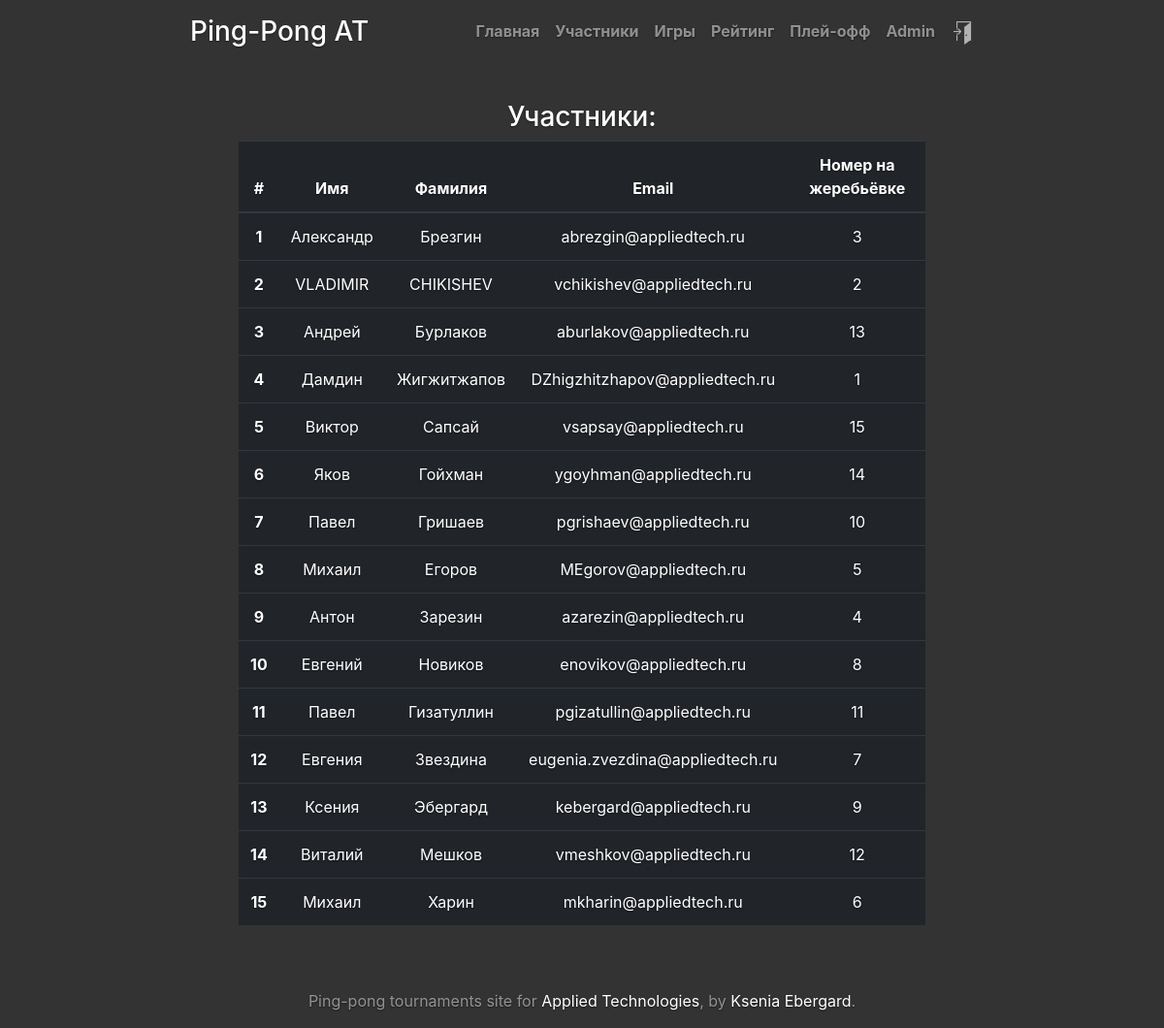
The app's page /participants/ (signed in) with its own data.
### tournament/models.py (models this page shows, shortened)
class Participant(models.Model):
    tournament = models.ForeignKey(Tournament, to_field='id', on_delete=models.CASCADE)
    user = models.ForeignKey(User, to_field='username', on_delete=models.CASCADE)
    drawn_number = models.SmallIntegerField('drawn number', blank=True, null=True)
    initialized = models.BooleanField(default=False)
    win_sets = models.IntegerField(default=0)
    win_balls = models.IntegerField(default=0)
    games_left = models.IntegerField(default=10)
    class Meta:
        unique_together = ('tournament', 'user')

### tournament/views.py (the view)
# urls.py: path('participants/', views.participants, name='participants'),
def participants(request):
    tournament = get_current_tournament()
    if tournament:
        tournament_status = tournament.get_status()
    else:
        return HttpResponse("<h2>Participants list is not available</h2>")
    if tournament_status in (0, 1, 2, 3):
        return render(request, 'tournament/participants.html', locals())
    else:
        return HttpResponse("<h2>Participants list is not available</h2>")

### tournament/functions.py (called while the page is built)
def get_current_tournament():
    if Tournament.objects.exists():
        return Tournament.objects.latest('id')
    return None

### tournament/models.py (called while the page is built)
    def number_of_participants(self):
        return self.participant_set.count()

    def get_status(self):
        if timezone.now() < self.reg_end:
            return 0
        elif timezone.now() >= self.reg_end and timezone.localdate() < self.start_date:
            return 1
        elif self.start_date <= timezone.localdate() < self.start_date_playoff:
            return 2
        elif self.start_date_playoff <= timezone.localdate() <= self.end_date:
            return 3
        else:
            return 4

### tournament/templates/tournament/participants.html (shortened to what this page needs)
{% extends "base.html" %}
{% block content %}
<h3 class="cover-heading">Участники:</h3>
<table class="table table-dark">
    <thead>
        <tr>
            <th scope="col">#</th>
            <th scope="col">Имя</th>
            <th scope="col">Фамилия</th>
            <th scope="col">Email</th>
            <th scope="col">Номер на жеребьёвке</th>
        </tr>
    </thead>
    <tbody>
    {% for p in tournament.participant_set.all %}
        <tr>
            <th scope="row">{{ forloop.counter }}</th>
            <td>{{ p.user.first_name }}</td>
            <td>{{ p.user.last_name }}</td>
            <td>{{ p.user.email }}</td>
            {% if p.drawn_number %}
                <td>{{ p.drawn_number }}</td>
            {% else %}
                <td></td>
            {% endif %}
        </tr>
    {% endfor %}
    </tbody>
</table>
{% endblock %}

### templates/base.html (shortened to what this page needs)
{% load static %}
<!DOCTYPE html>
<html lang="en">
<head>
    <link rel="stylesheet" href="{% static "tournament/bootstrap.min.css"%}">
    <link rel="stylesheet" href="{% static "tournament/cover.css"%}">
</head>
<body class="text-center">
    <div class="cover-container d-flex h-100 p-3 mx-auto flex-column">
        <header class="masthead mb-auto">
            <div class="inner">
              <h3 class="masthead-brand">Ping-Pong AT</h3>
              <nav class="nav nav-masthead justify-content-center">
                <a class="nav-link" href="/">Главная</a>
                {% if tournament_status == 0 or tournament_status == 1 or tournament_status == 2 or tournament_status == 3 %}
                    {% if tournament.number_of_participants > 0  %}
                        <a class="nav-link" href="/participants">Участники</a>
                    {% endif %}
                {% endif %}
                {% if tournament_status == 1 or tournament_status == 2 or tournament_status == 3 %}
                    <a class="nav-link" href="/games">Игры</a>
                {% endif %}
                {% if tournament_status == 2 or tournament_status == 3 %}
                    <a class="nav-link" href="/rating">Рейтинг</a>
                {% endif %}
                {% if tournament_status == 2 or tournament_status == 3 %}
                    <a class="nav-link" href="/playoff">Плей-офф</a>
                {% endif %}
                {% if request.user.is_authenticated %}
                  {% if request.user.first_name %}
                    <a class="nav-link" href="/accounts/me/">{{ request.user.first_name }}</a>
                  {% else %}
                    <a class="nav-link" href="/accounts/me/">{{ request.user }}</a>
                  {% endif %}
                  <a class="nav-link" href="/accounts/logout/"><img src="{% static "tournament/door-exit.png"%}" style="filter: invert(70%)"></a>
                {% else %}
                  <a class="nav-link" href="/accounts/login/">Войти</a>
                {% endif %}
              </nav>
            </div>
        </header>
        <main role="main" class="inner cover">
            {% block content %}{% endblock %}
        </main>
        <footer class="mastfoot mt-auto">
            <div class="inner">
              <p>Ping-pong tournaments site for <a href="http://www.appliedtech.ru" target="_blank">Applied Technologies</a>, by <a href="https://vk.com/ebergard" target="_blank">Ksenia Ebergard</a>.
             </p>
            </div>
        </footer>
    </div>
</body>
</html>

### tournament/static/tournament/cover.css (style rules this page uses)
a, a:focus, a:hover { color: #fff; }
html, body { height: 100%; background-color: #333; }
body { display: -ms-flexbox; display: -webkit-box; display: flex; -ms-flex-pack: center; -webkit-box-pack: center; justify-content: center; color: #fff; text-shadow: 0 .05rem .1rem rgba(0, 0, 0, .5); }
.cover-container { width: 70%; }
.masthead { margin-bottom: 2rem; }
.masthead-brand { margin-bottom: 0; }
.nav-masthead .nav-link { padding: .25rem 0; font-weight: 700; color: rgba(255, 255, 255, .5); background-color: transparent; border-bottom: .25rem solid transparent; }
.nav-masthead .nav-link + .nav-link { margin-left: 1rem; }
@media (min-width: 48em) { .masthead-brand { float: left; } }
@media (min-width: 48em) { .nav-masthead { float: right; } }
.cover { padding: 50px 50px; }
.mastfoot { color: rgba(255, 255, 255, .5); }

### records on screen
Participant: user.first_name "Александр", user.last_name "Брезгин", user.email "abrezgin@appliedtech.ru", drawn_number "3"
Participant: user.first_name "VLADIMIR", user.last_name "CHIKISHEV", user.email "vchikishev@appliedtech.ru", drawn_number "2"
Participant: user.first_name "Андрей", user.last_name "Бурлаков", user.email "aburlakov@appliedtech.ru", drawn_number "13"
Participant: user.first_name "Дамдин", user.last_name "Жигжитжапов", user.email "DZhigzhitzhapov@appliedtech.ru", drawn_number "1"
Participant: user.first_name "Виктор", user.last_name "Сапсай", user.email "vsapsay@appliedtech.ru", drawn_number "15"
Participant: user.first_name "Яков", user.last_name "Гойхман", user.email "ygoyhman@appliedtech.ru", drawn_number "14"
Participant: user.first_name "Павел", user.last_name "Гришаев", user.email "pgrishaev@appliedtech.ru", drawn_number "10"
Participant: user.first_name "Михаил", user.last_name "Егоров", user.email "MEgorov@appliedtech.ru", drawn_number "5"
Participant: user.first_name "Антон", user.last_name "Зарезин", user.email "azarezin@appliedtech.ru", drawn_number "4"
Participant: user.first_name "Евгений", user.last_name "Новиков", user.email "enovikov@appliedtech.ru", drawn_number "8"
Participant: user.first_name "Павел", user.last_name "Гизатуллин", user.email "pgizatullin@appliedtech.ru", drawn_number "11"
Participant: user.first_name "Евгения", user.last_name "Звездина", user.email "eugenia.zvezdina@appliedtech.ru", drawn_number "7"
Participant: user.first_name "Ксения", user.last_name "Эбергард", user.email "kebergard@appliedtech.ru", drawn_number "9"
Participant: user.first_name "Виталий", user.last_name "Мешков", user.email "vmeshkov@appliedtech.ru", drawn_number "12"
Participant: user.first_name "Михаил", user.last_name "Харин", user.email "mkharin@appliedtech.ru", drawn_number "6"

### other values on screen
{{ request.user.first_name }} "Admin"
